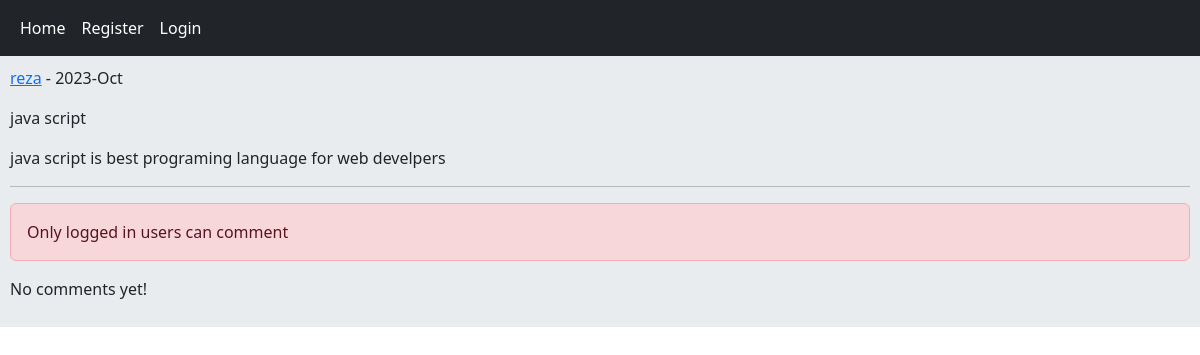
Before: /post/4/java-script with the older database file.
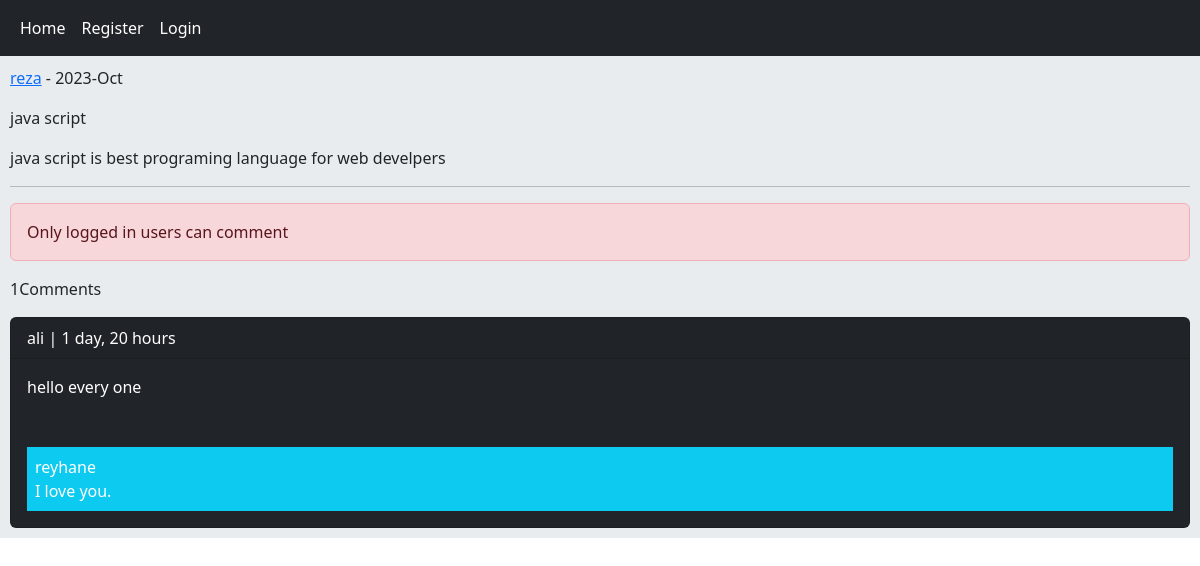
After: the same page with the newer database file.
### home/models.py (models this page shows, shortened)
class Post(models.Model):
    user = models.ForeignKey(User, on_delete=models.CASCADE, related_name='posts')
    title = models.CharField(max_length=50)
    body = models.TextField()
    slug = models.SlugField()
    created = models.DateTimeField(auto_now_add=True)
    updated = models.DateTimeField(auto_now=True)
    class Meta:
        ordering = ('-updated',)

class Comment(models.Model):
    user = models.ForeignKey(User, on_delete=models.CASCADE, related_name='ucomments')
    post = models.ForeignKey(Post, on_delete=models.CASCADE, related_name='pcomments')
    reply = models.ForeignKey('self', on_delete=models.CASCADE, related_name='rcomments', blank=True, null=True)
    is_reply = models.BooleanField(default=False)
    body = models.TextField(max_length=400)
    created = models.DateTimeField(auto_now_add=True)

### home/views.py (the view, shortened to what this page needs)
# urls.py: path('post/<int:post_id>/<slug:post_slug>', views.PostDetailView.as_view(), name='post_detail'),
class PostDetailView(View):
    form_class = CommentCreationForm
    form_class_reply = CommentReplyForm
    def setup(self, request, *args, **kwargs):
        self.post_instance = get_object_or_404(Post, pk=kwargs['post_id'], slug=kwargs['post_slug'])
        return super().setup(request, *args, **kwargs)
    def get(self, request, *args, **kwargs):
        comments = self.post_instance.pcomments.filter(is_reply=False)
        can_like = False
        if request.user.is_authenticated and self.post_instance.user_can_like(request.user):
            can_like = True
        return render(request, 'home/detail.html',
                      {'post': self.post_instance, 'comments': comments, 'form': self.form_class,
                       'form_reply': self.form_class_reply, 'can_like': can_like})

### home/templates/home/detail.html (shortened to what this page needs)
{% extends 'base.html' %}
{% block content %}
    <p><a href="{% url 'accounts:user_profile' post.user.id %}">{{ post.user.username }}</a>
        - {{ post.updated|date:"Y-M" }}</p>
    <p>{{ post.title }}</p>
    <p>{{ post.body }}</p>
    <hr>
    {% if request.user.is_authenticated %}
        <a href="{% url 'home:post_like' post.id %}" class="{% if can_like %}disabled{% endif %} btn btn-primary col-md-2">Like {{ post.likes_count }}</a>
        <form action="" method="post">
            {% csrf_token %}
            {{ form.as_p }}
            <input type="submit" value="Send">
        </form><br>
    {% else %}
        <p class="alert alert-danger">Only logged in users can comment</p>
    {% endif %}
    {% for comment in comments %}
        <p>{{ comments.count }}Comments</p>
        <div class="card bg-dark text-white">
        <p class="card-header">{{ comment.user }} | {{ comment.created|timesince }}</p>
        <p class="card-body">{{ comment.body }}</p>
        {% with replies=comment.rcomments.all %}
            {% for reply in replies %}
                <p class="bg-info p-2 m-3">{{ reply.user }}<br>{{ reply.body }}</p>
            {% endfor %}
        {% endwith %}
    {% empty %}
        <p>No comments yet!</p>
    {% endfor %}
        </div>
{% endblock %}

### templates/base.html (shortened to what this page needs)
<!DOCTYPE html>
<html lang="en">
<head>
    <link href="https://cdn.jsdelivr.net/npm/bootstrap@5.3.2/dist/css/bootstrap.min.css" rel="stylesheet"
>
</head>
<body>
 {% include 'includes/navbar.html' %}
<div class="jumbotron">
    {% block content %}
    {% endblock %}
</div>
</body>
</html>

### templates/includes/navbar.html
<nav class="navbar navbar-expand-lg navbar-dark bg-dark">
    <div class="container-fluid">
        <div class="navbar-nav">
            <a class="nav-link active" href="{% url 'home:home' %}">Home</a>
            {% if request.user.is_authenticated %}
                <a class="nav-link active" href="{% url 'accounts:user_logout' %}">Logout</a>
                <a class="nav-link active" href="{% url 'accounts:user_profile' request.user.id %}">Profile</a>
            {% else %}
                <a class="nav-link active" href="{% url 'accounts:user_register' %}">Register</a>
                <a class="nav-link active" href="{% url 'accounts:user_login' %}">Login</a>
            {% endif %}
        </div>
    </div>
</nav>

### templates/base.html (style rules this page uses)
.jumbotron { padding: 10px; margin-bottom: 20px; background-color: #e9ecef; }

Changed rows visible on the page:
added Comment: count "1", user "ali", created "1 day, 20 hours", body "hello every one"
added Comment: user "reyhane", body "I love you.", shown under "1"
Other visible differences:
text no longer shown: "No comments yet!"
